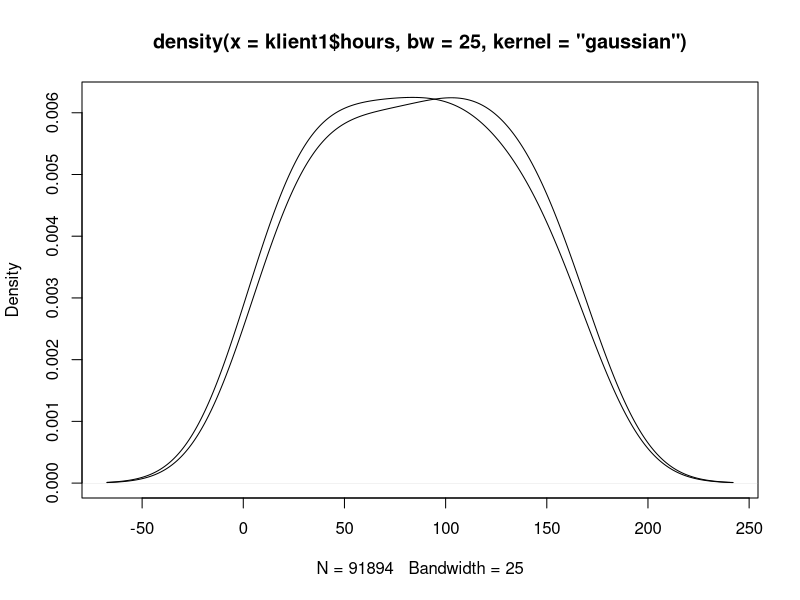
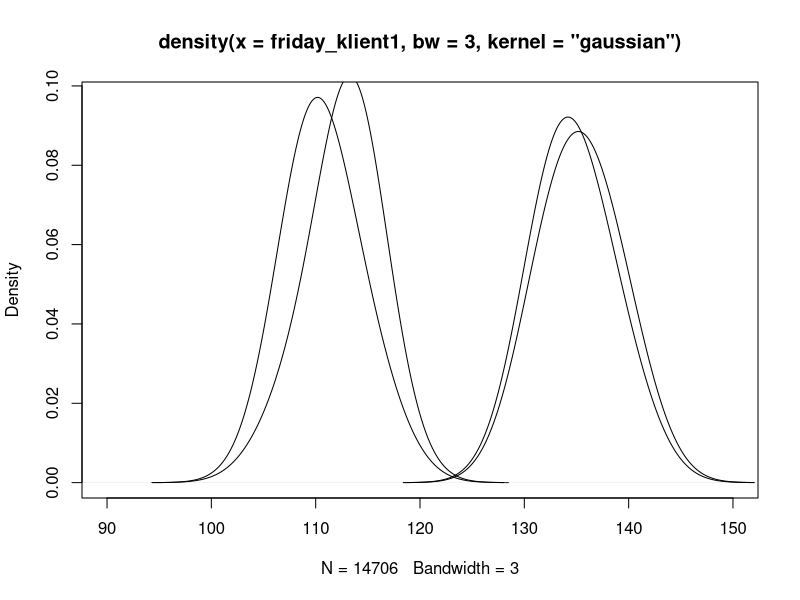
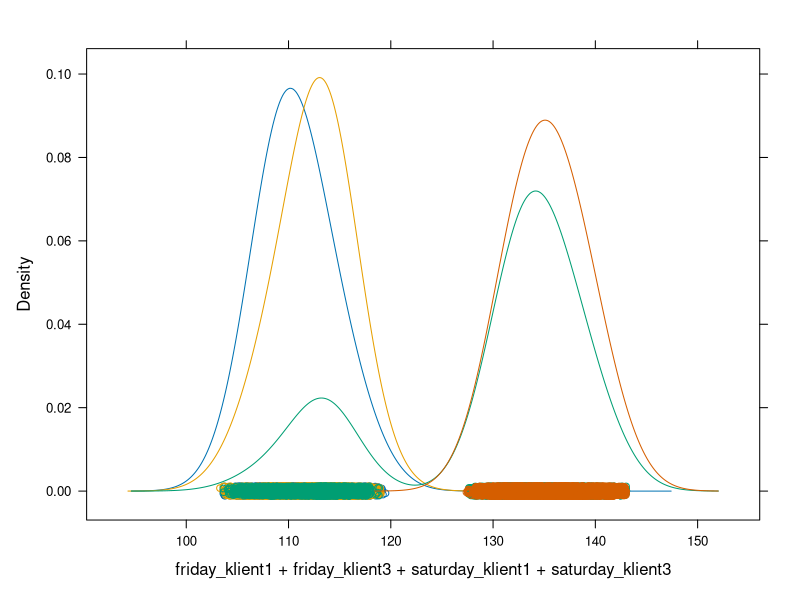
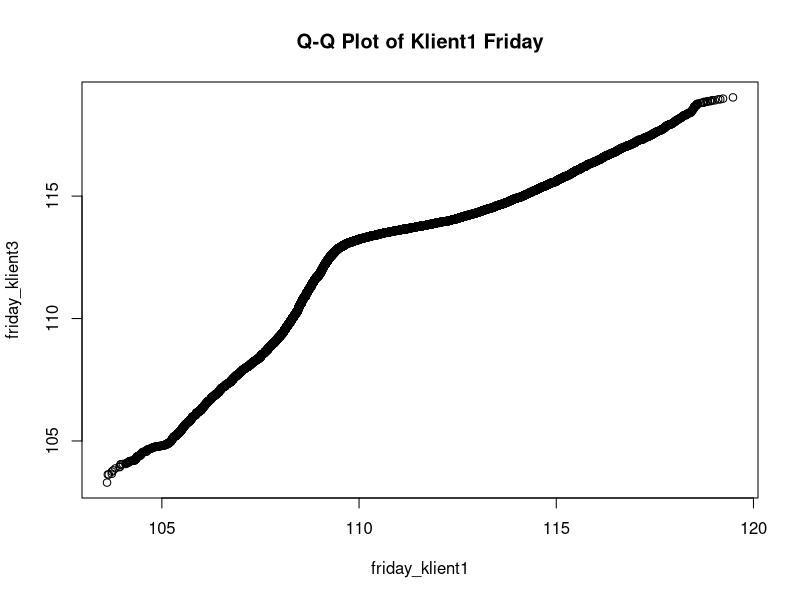
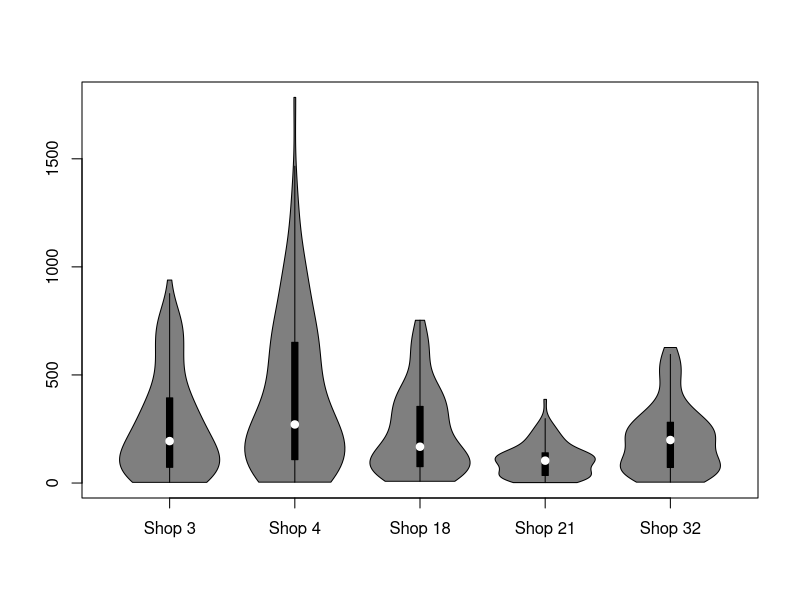
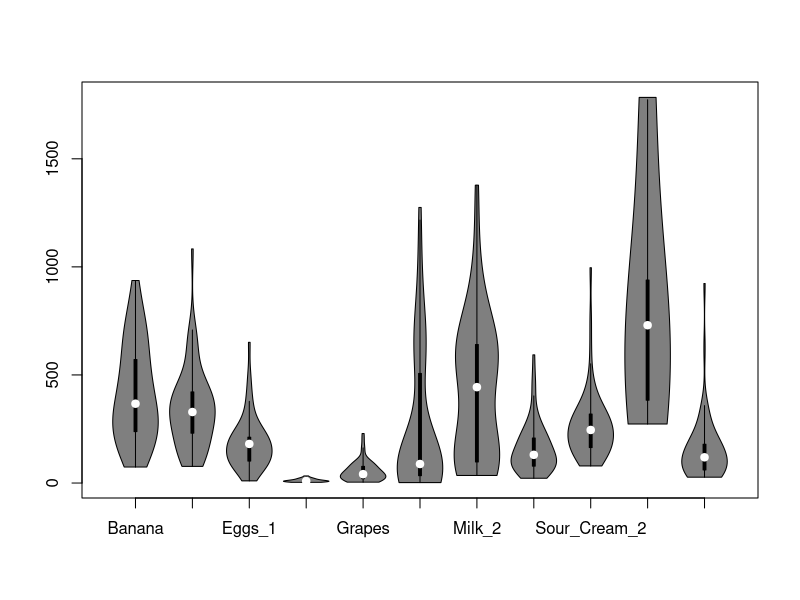
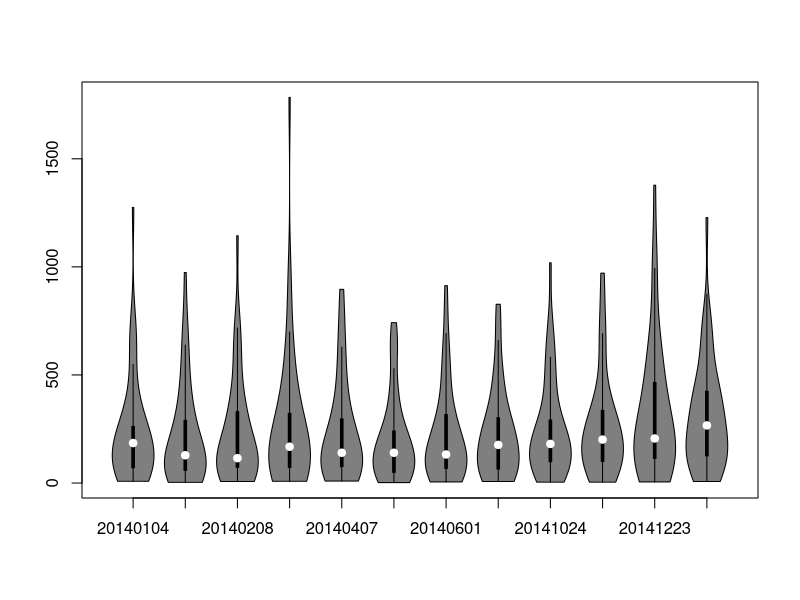
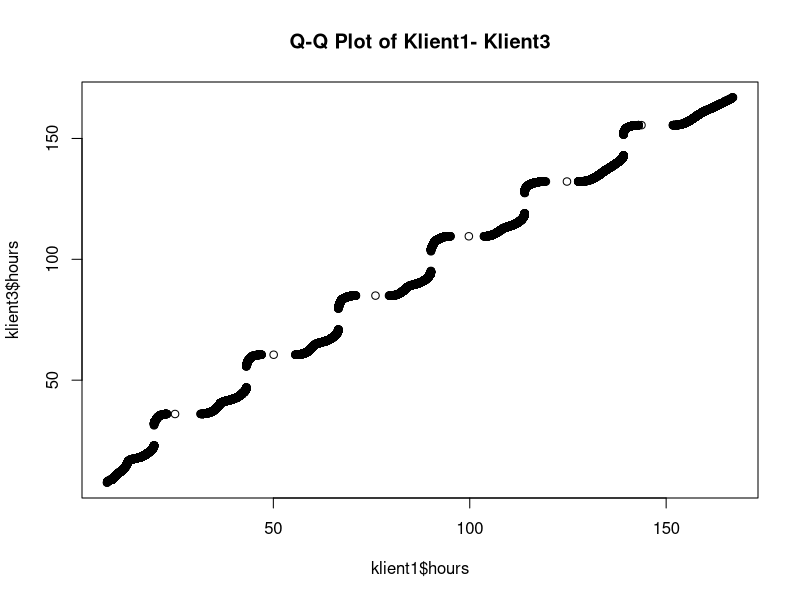

R code for these plots, in order:

library(lattice) 
library("vioplot")

setwd("C:/devstore/data_mining/homework3/")

klient1 = read.csv("klient1.txt", col.names = as.matrix("hours"))
klient3 = read.csv("klient3.txt", col.names = as.matrix("hours"))
plot(density(klient1$hours, kernel = "gaussian", bw=25))
lines(density(klient3$hours, kernel = "gaussian", bw=25))

friday_klient1 = subset(klient1$hours, klient1$hours >= 96 & klient1$hours <= 120)
friday_klient3 = subset(klient3$hours, klient3$hours >= 96 & klient3$hours <= 120)
saturday_klient1 = subset(klient1$hours, klient1$hours >= 120 & klient1$hours <= 144)
saturday_klient3 = subset(klient3$hours, klient3$hours >= 120 & klient3$hours <= 144)

plot(density(friday_klient1, kernel = "gaussian", bw=3), xlim=c(90,150))
lines(density(friday_klient3, kernel = "gaussian", bw=3))
lines(density(saturday_klient1, kernel = "gaussian", bw=3))
lines(density(saturday_klient3, kernel = "gaussian", bw=3))
densityplot(~ friday_klient1 + friday_klient3 + saturday_klient1 + saturday_klient3, kernel = "gaussian", bw=3)


qqplot(friday_klient1, friday_klient3, main = "Q-Q Plot of Klient1 Friday")


product_time_shop = read.csv2("product_time_shop.txt")
product_shop_sales <- setNames(aggregate(x = product_time_shop$time, by = list(product_time_shop$date, product_time_shop$product, product_time_shop$shop_id), FUN = "length"), c("date", "product", "shop_id", "sales"))


table(product_time_shop$shop_id)

table(product_time_shop$product)

table(product_shop_sales$product[product_shop_sales$shop_id == 3])
table(product_shop_sales$product[product_shop_sales$shop_id == 4])
table(product_shop_sales$product[product_shop_sales$shop_id == 18])
table(product_shop_sales$product[product_shop_sales$shop_id == 21])
table(product_shop_sales$product[product_shop_sales$shop_id == 32])

table(product_shop_sales$date[product_shop_sales$shop_id == 3])
table(product_shop_sales$date[product_shop_sales$shop_id == 4])
table(product_shop_sales$date[product_shop_sales$shop_id == 18])
table(product_shop_sales$date[product_shop_sales$shop_id == 21])
table(product_shop_sales$date[product_shop_sales$shop_id == 32])

shop_3_sales <- product_shop_sales$sales[product_shop_sales$shop_id == 3]
shop_4_sales <- product_shop_sales$sales[product_shop_sales$shop_id == 4]
shop_18_sales <- product_shop_sales$sales[product_shop_sales$shop_id == 18]
shop_21_sales <- product_shop_sales$sales[product_shop_sales$shop_id == 21]
shop_32_sales <- product_shop_sales$sales[product_shop_sales$shop_id == 32]
vioplot(shop_3_sales, shop_4_sales, shop_18_sales, shop_21_sales, shop_32_sales, names = c("Shop 3","Shop 4", "Shop 18", "Shop 21", "Shop 32"))

p1 <- product_shop_sales$sales[product_shop_sales$product == "Banana"]
p2 <- product_shop_sales$sales[product_shop_sales$product == "Coffee_Cream"]
p3 <- product_shop_sales$sales[product_shop_sales$product == "Eggs_1"]
p4 <- product_shop_sales$sales[product_shop_sales$product == "Eggs_2"]
p5 <- product_shop_sales$sales[product_shop_sales$product == "Grapes"]
p6 <- product_shop_sales$sales[product_shop_sales$product == "Milk_1"]
p7 <- product_shop_sales$sales[product_shop_sales$product == "Milk_2"]
p8 <- product_shop_sales$sales[product_shop_sales$product == "Sour_Cream_1"]
p9 <- product_shop_sales$sales[product_shop_sales$product == "Sour_Cream_2"]
p10 <- product_shop_sales$sales[product_shop_sales$product == "Vastlakukkel"]
p11 <- product_shop_sales$sales[product_shop_sales$product == "Whipped_Cream"]
vioplot(p1, p2, p3, p4, p5, p6, p7, p8, p9, p10, p11, names = c("Banana","Coffee_Cream", "Eggs_1", "Eggs_2", "Grapes", "Milk_1", "Milk_2", "Sour_Cream_1", "Sour_Cream_2","Vastlakukkel","Whipped_Cream"))


d1 <- product_shop_sales$sales[product_shop_sales$date == 20140104]
d2 <- product_shop_sales$sales[product_shop_sales$date == 20140119]
d3 <- product_shop_sales$sales[product_shop_sales$date == 20140208]
d4 <- product_shop_sales$sales[product_shop_sales$date == 20140304]
d5 <- product_shop_sales$sales[product_shop_sales$date == 20140407]
d6 <- product_shop_sales$sales[product_shop_sales$date == 20140415]
d7 <- product_shop_sales$sales[product_shop_sales$date == 20140601]
d8 <- product_shop_sales$sales[product_shop_sales$date == 20140607]
d9 <- product_shop_sales$sales[product_shop_sales$date == 20141024]
d10 <- product_shop_sales$sales[product_shop_sales$date == 20141031]
d11 <- product_shop_sales$sales[product_shop_sales$date == 20141223]
d12 <- product_shop_sales$sales[product_shop_sales$date == 20141231]
vioplot(d1, d2, d3, d4, d5, d6, d7, d8, d9, d10, d11, d12, names = c("20140104", "20140119","20140208", "20140304", "20140407", "20140415", "20140601", "20140607", "20141024", "20141031","20141223","20141231"))

# QQ plot for Ex6

qqplot(klient1$hours, klient3$hours, main = "Q-Q Plot of Klient1- Klient3")
